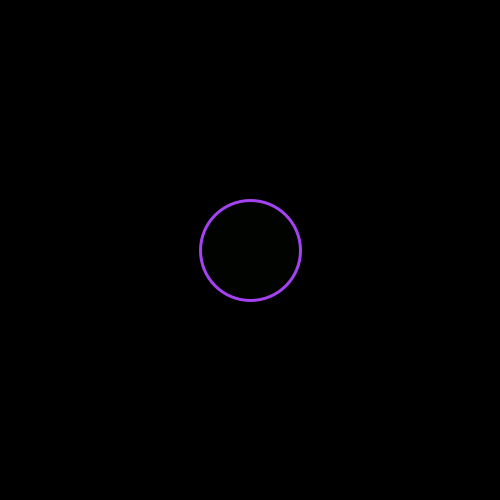
Frame 1 (no input)
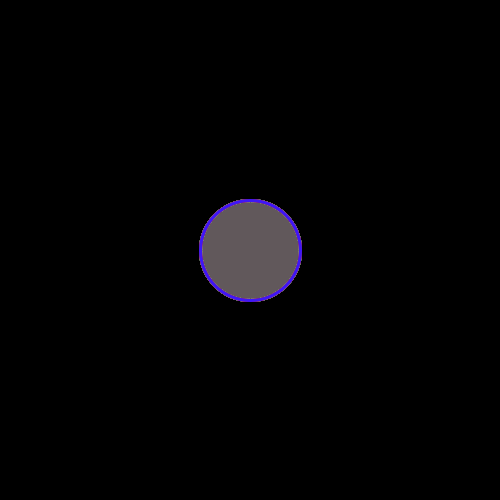
Frame 60 (the mouse pressed at the canvas centre just before this capture)
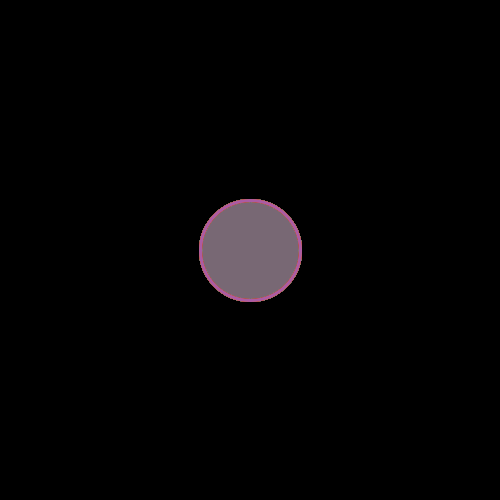
Frame 120 (the mouse held since frame 60 and released just before this capture)

The Processing sketch that drew these frames (run headless with seeded random() and noise(); from frame 60 on, the mouse is pressed at the canvas centre):

// Processing sketch: processing_142632
// ── processing_142632.pde

void setup() {
  size(500, 500);
  background(0);
}
 
void draw() {
 
stroke(random(255), random(255), random(255));
strokeWeight(3);
fill(random(255), random(255), random(255), random(10));
ellipse(250, 250, 100, 100);
fill(random(255), random(255), random(255), random(10));
 
}
